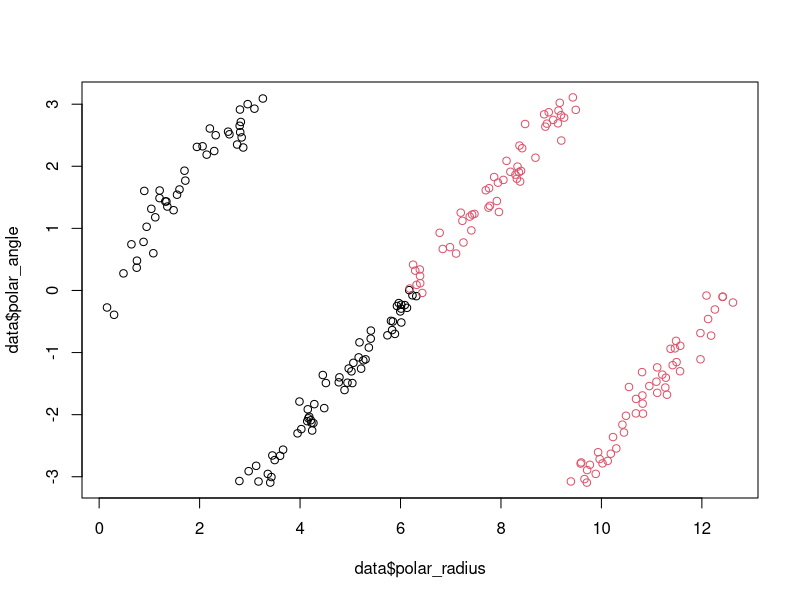
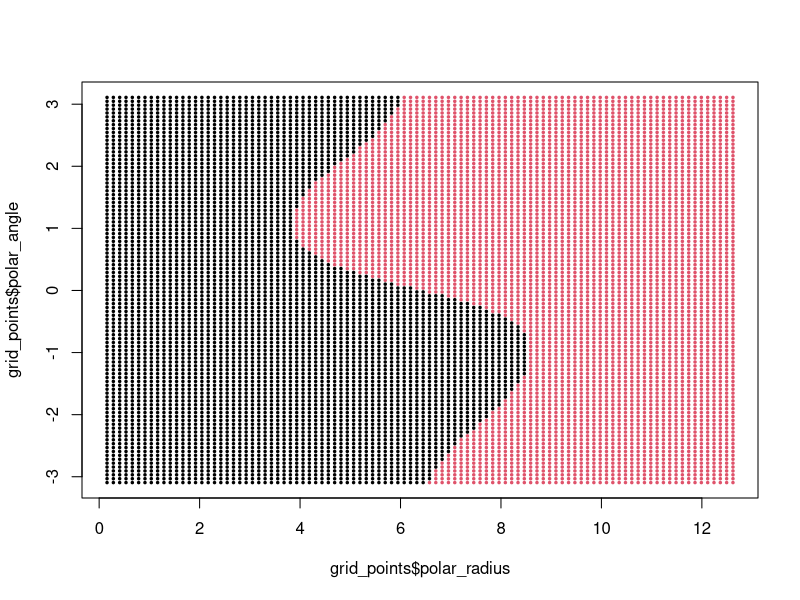

Write R code to recreate these figures, in order.
library(kernlab)
set.seed(1)

# Function to generate spiral data
generate_spiral <- function(points, noise = 0.2) {
  theta <- runif(points, 0, 4 * pi)
  radius <- theta
  x <- radius * cos(theta) + rnorm(points, sd = noise)
  y <- radius * sin(theta) + rnorm(points, sd = noise)
  class <- as.factor(ifelse(theta < 2 * pi, 1, 2))
  data.frame(x = x, y = y, class = class)
}

# Generate data
data <- generate_spiral(200)

# Transform to polar coordinates
data$polar_radius <- sqrt(data$x^2 + data$y^2)
data$polar_angle <- atan2(data$y, data$x)

# Plot to verify transformation
plot(data$polar_radius, data$polar_angle, col = data$class)

# Train SVM model
svm_model <- ksvm(class ~ polar_radius + polar_angle, data = data, kernel = "rbfdot")


# Prediction grid
grid_points <- expand.grid(polar_radius = seq(min(data$polar_radius), max(data$polar_radius), length.out = 100),
                           polar_angle = seq(min(data$polar_angle), max(data$polar_angle), length.out = 100))

# Predict
grid_points$class <- predict(svm_model, grid_points)

# Visualization
plot(grid_points$polar_radius, grid_points$polar_angle, col = grid_points$class, pch = 20, cex = 0.5)

# Calculate accuracy
predictions <- predict(svm_model, newdata = data)
correct_predictions <- sum(predictions == data$class)
total_predictions <- nrow(data)
accuracy <- correct_predictions / total_predictions
cat("\nAccuracy:", accuracy*100, "%")
